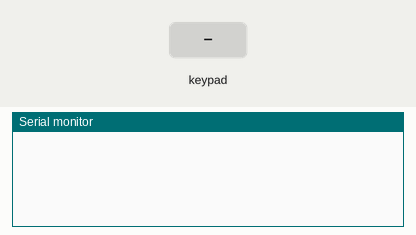
Simulated run of this sketch. Board: Arduino Uno, built with avr-gcc and run on an emulated ATmega328P. Parts: the last lines printed to the serial monitor. The test bench sets the inputs (shaded band).

Above: at 1.2 s.
1.3 s: key 'D' pressed
At 2.3 s:
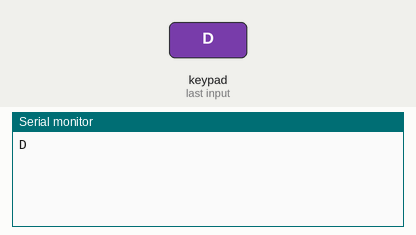
2.8 s: keypad keys 7 6 5 4 pressed 0.4 s apart
At 4.5 s:
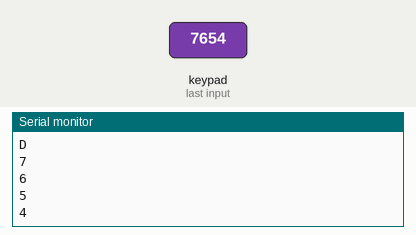
5.9 s: key '#' pressed
At 7.0 s:
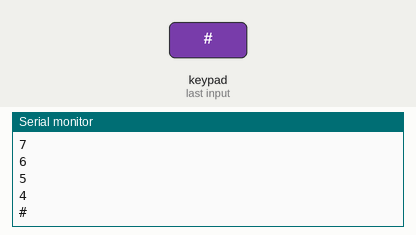
7.4 s: keypad keys 7 6 5 4 * pressed 0.4 s apart
At 10.5 s:
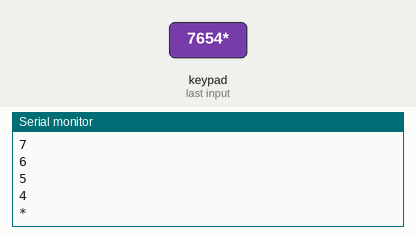
10.9 s: key 'C' pressed
At 12.1 s:
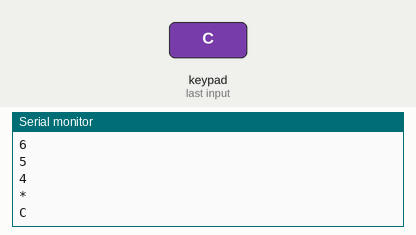
12.4 s: keypad keys 7 6 5 4 A pressed 0.4 s apart
At 14.4 s:
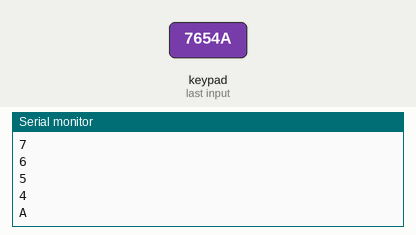
Timing chart, 0 to 15.9 s (numbered marks = the images above; inputs shaded):
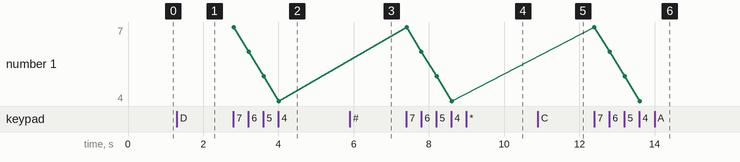

The sketch:

membrane_pad.ino
```cpp
#include <Keypad.h>

const byte ROWS = 4; //four rows
const byte COLS = 4; //four columns
char keys[ROWS][COLS] = {
  {'D','#','0','*'},
  {'C','9','8','7'},
  {'B','6','5','4'},
  {'A','3','2','1'}
};

byte rowPins[ROWS] = {7, 6, 5, 4}; //connect to the row pinouts of the keypad
byte colPins[COLS] = {13, 12, 9, 8}; //connect to the column pinouts of the keypad

Keypad keypad = Keypad( makeKeymap(keys), rowPins, colPins, ROWS, COLS );

void setup(){
   Serial.begin(9600);
}

void loop(){
  char key = keypad.getKey();

  if (key){
    Serial.println(key);
  }
}
```

Measured:
- after the input at 1.3 s, the serial monitor: prints a new line at once (image 1)
- after the input at 2.8 s, the serial monitor: prints a new line at once (image 2)
- after the input at 5.9 s, the serial monitor: prints a new line at once (image 3)
- after the input at 7.4 s, the serial monitor: prints a new line at once (image 4)
- after the input at 10.9 s, the serial monitor: prints a new line at once (image 5)
- after the input at 12.4 s, the serial monitor: prints a new line at once (image 6)
